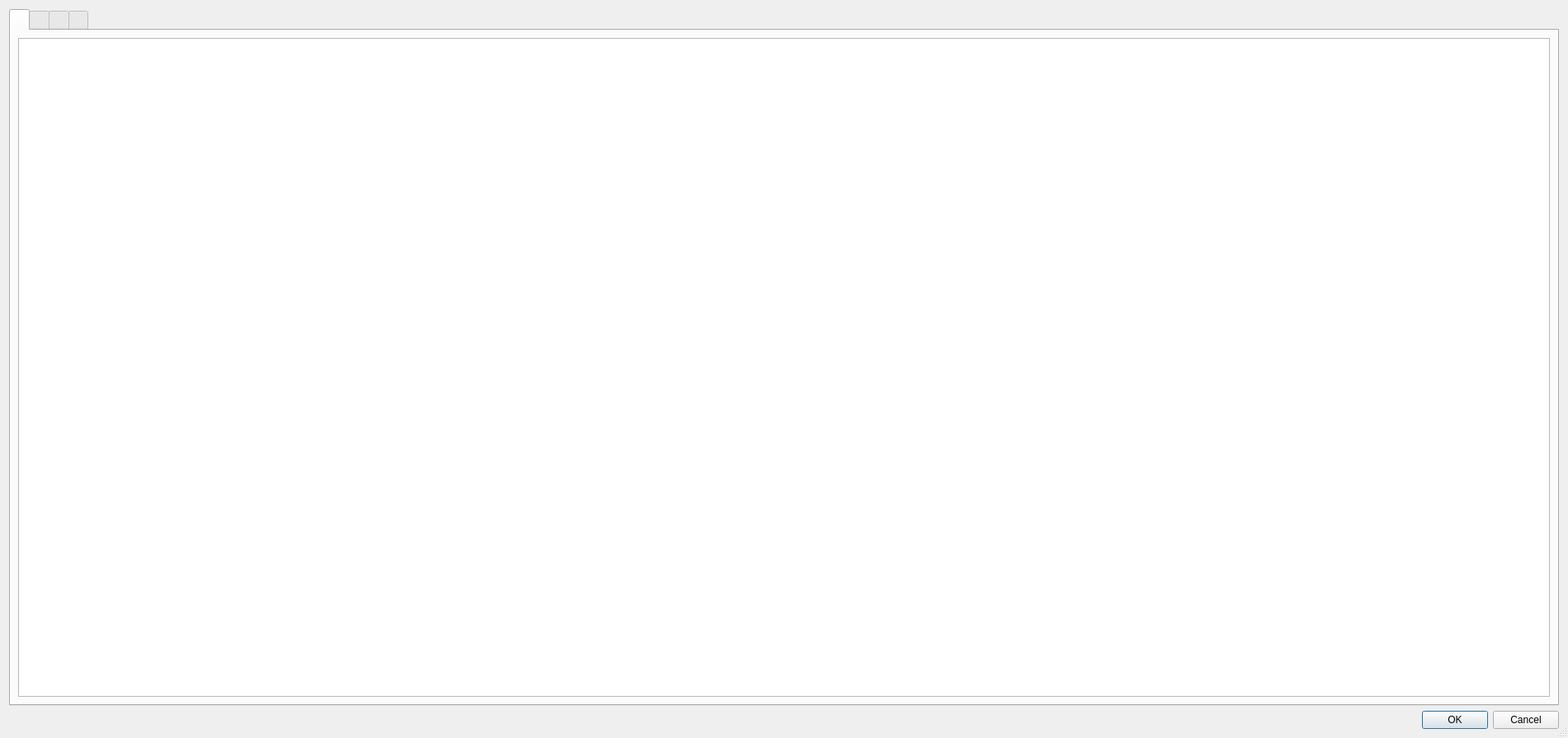
<?xml version="1.0" encoding="UTF-8"?>
<ui version="4.0">
 <class>DialogHistory</class>
 <widget class="QDialog" name="DialogHistory">
  <property name="geometry">
   <rect>
    <x>0</x>
    <y>0</y>
    <width>1901</width>
    <height>895</height>
   </rect>
  </property>
  <property name="windowTitle">
   <string>History</string>
  </property>
  <property name="sizeGripEnabled">
   <bool>true</bool>
  </property>
  <layout class="QVBoxLayout" name="verticalLayout">
   <item>
    <widget class="QTabWidget" name="tabWidget">
     <property name="currentIndex">
      <number>0</number>
     </property>
     <widget class="QWidget" name="tab_1">
      <attribute name="title">
       <string/>
      </attribute>
      <layout class="QHBoxLayout" name="horizontalLayout">
       <item>
        <widget class="QTableWidget" name="tableWidget_1">
         <property name="editTriggers">
          <set>QAbstractItemView::NoEditTriggers</set>
         </property>
        </widget>
       </item>
      </layout>
     </widget>
     <widget class="QWidget" name="tab_2">
      <attribute name="title">
       <string/>
      </attribute>
      <layout class="QHBoxLayout" name="horizontalLayout_2">
       <item>
        <widget class="QTableWidget" name="tableWidget_2">
         <property name="editTriggers">
          <set>QAbstractItemView::NoEditTriggers</set>
         </property>
        </widget>
       </item>
      </layout>
     </widget>
     <widget class="QWidget" name="tab_3">
      <attribute name="title">
       <string/>
      </attribute>
      <layout class="QVBoxLayout" name="verticalLayout_2">
       <item>
        <widget class="QTableWidget" name="tableWidget_3">
         <property name="editTriggers">
          <set>QAbstractItemView::NoEditTriggers</set>
         </property>
        </widget>
       </item>
      </layout>
     </widget>
     <widget class="QWidget" name="tab_4">
      <attribute name="title">
       <string/>
      </attribute>
      <layout class="QVBoxLayout" name="verticalLayout_3">
       <item>
        <widget class="QTableWidget" name="tableWidget_4">
         <property name="editTriggers">
          <set>QAbstractItemView::NoEditTriggers</set>
         </property>
        </widget>
       </item>
      </layout>
     </widget>
    </widget>
   </item>
   <item>
    <widget class="QDialogButtonBox" name="buttonBox">
     <property name="orientation">
      <enum>Qt::Horizontal</enum>
     </property>
     <property name="standardButtons">
      <set>QDialogButtonBox::Cancel|QDialogButtonBox::Ok</set>
     </property>
    </widget>
   </item>
  </layout>
 </widget>
 <resources/>
 <connections>
  <connection>
   <sender>buttonBox</sender>
   <signal>accepted()</signal>
   <receiver>DialogHistory</receiver>
   <slot>accept()</slot>
   <hints>
    <hint type="sourcelabel">
     <x>248</x>
     <y>254</y>
    </hint>
    <hint type="destinationlabel">
     <x>157</x>
     <y>274</y>
    </hint>
   </hints>
  </connection>
  <connection>
   <sender>buttonBox</sender>
   <signal>rejected()</signal>
   <receiver>DialogHistory</receiver>
   <slot>reject()</slot>
   <hints>
    <hint type="sourcelabel">
     <x>316</x>
     <y>260</y>
    </hint>
    <hint type="destinationlabel">
     <x>286</x>
     <y>274</y>
    </hint>
   </hints>
  </connection>
 </connections>
</ui>
